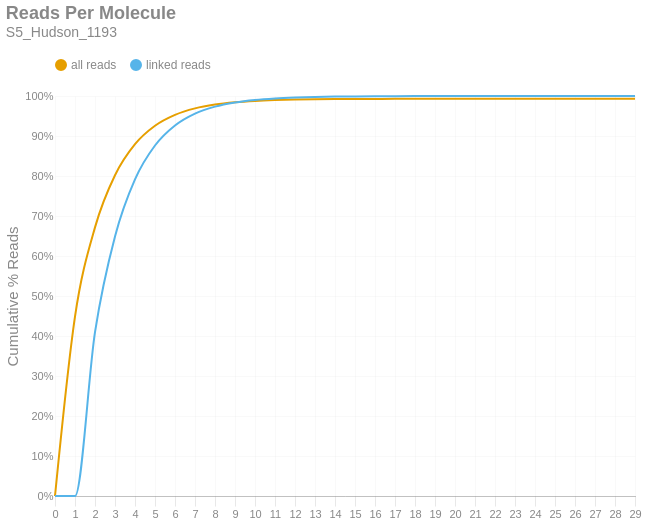

Write notebook code for a chart like this one.
### Markdown cell above
### Reads per Molecule
This chart shows the cumulative distribution of the number of reads per linked molecule. That is, how many alignments are associated with a unique molecule. This excludes the number of reads associated with invalid or absent linked-read barcodes. The `linked` histogram is the percentages recalculated when disregarding singletons.

### Code cell
if SKIPLR:
    print_html(f"Skipped")
else:
    counts = np.bincount(valids['reads'].cast(pl.Int64).to_numpy())
    weighted = counts * np.arange(len(counts))
    all_perc = weighted / n_reads
    linked_perc = weighted / n_linked_reads
    linked_perc[1] = 0
    binned_df = pl.DataFrame({
        'readsper': list(range(len(counts))),
        'all reads (cumsum)': np.cumsum(all_perc).tolist(),
        'linked reads (cumsum)': np.cumsum(linked_perc).tolist(),
    })

    with SafeRender(binned_df):
        (
            density_plot(binned_df, 'Reads Per Molecule', samplename, 'readspmol')
            .encode(
                x=alt.X('readsper:O', title=None).axis(labelAngle=0).scale(padding=0),
                y=alt.Y('value:Q', title='Cumulative % Reads').axis(format='%').stack(False),
                color=alt.Color("key:N").scale(domain=["all reads", "linked reads"]),
                tooltip=[
                    alt.Tooltip("key:N", title="Data Type"),
                    alt.Tooltip("readsper:O", title="Reads Per Molecule"),
                    alt.Tooltip("value:Q", format=".2%", title="% Reads (Cum.)")
                ]            
            )
        ).display()

### Figure 1 — Vega-Lite specification as saved in the notebook (floating-point values rounded to 4 significant figures)
{"width": "container", "height": 400, "config": {"title": {"anchor": "start", "dy": -15, "fontSize": 18, "color": "#888888", "subtitleColor": "#888888", "subtitleFontSize": 14}, "arc": {"fill": "#0072B2"}, "axis": {"domainColor": "#888888", "domainWidth": 0.5, "gridWidth": 0.2, "grid": false, "titleFontWeight": 400, "titleFontSize": 15, "labelFontSize": 11, "labelColor": "#888888", "tickColor": "#888888", "tickWidth": 0.2, "titleColor": "#888888"}, "axisBand": {"grid": false}, "axisX": {"grid": true, "tickSize": 10, "domainCap": "round"}, "axisY": {"domain": false, "grid": true, "tickSize": 0, "domainCap": "round"}, "background": "transparent", "header": {"labelFontSize": 15, "labelColor": "#888888", "titleFontSize": 15, "titleFontWeight": 600, "titleColor": "#888888"}, "legend": {"labelFont": "sans-serif", "labelFontSize": 12, "labelColor": "#888888", "symbolSize": 100, "symbolType": "circle", "titleFontSize": 12, "titlePadding": 10, "titleColor": "#888888", "title": null, "orient": "top"}, "range": {"category": ["#E69F00", "#56B4E9", "#009E73", "#F0E442", "#0072B2", "#D55E00", "#CC79A7", "#000000"], "diverging": ["#cfe8f3", "#a2d4ec", "#73bfe2", "#46abdb", "#1696d2", "#12719e"]}, "area": {"fill": "#0072B2", "fillOpacity": 0.7, "line": true, "strokeOpacity": 0.7}, "line": {"color": "#0072B2", "stroke": "#0072B2", "strokeWidth": 2}, "trail": {"color": "#0072B2", "stroke": "#0072B2", "strokeWidth": 0, "size": 1}, "point": {"filled": true, "fillOpacity": 1.0, "size": 95}, "text": {"color": "#888888", "fontSize": 11, "align": "right", "fontWeight": 400, "size": 11}, "bar": {"fill": "#0072B2", "stroke": null}, "view": {"stroke": null, "continuousWidth": 660, "continuousHeight": 400}}, "data": {"name": "data-85dd45528f818729632de483458604df"}, "mark": {"type": "line", "interpolate": "monotone", "point": {"opacity": 0, "size": 275}}, "encoding": {"color": {"field": "key", "scale": {"domain": ["all reads", "linked reads"]}, "type": "nominal"}, "tooltip": [{"field": "key", "title": "Data Type", "type": "nominal"}, {"field": "readsper", "title": "Reads Per Molecule", "type": "ordinal"}, {"field": "value", "format": ".2%", "title": "% Reads (Cum.)", "type": "quantitative"}], "x": {"axis": {"labelAngle": 0}, "field": "readsper", "scale": {"padding": 0}, "title": null, "type": "ordinal"}, "y": {"axis": {"format": "%"}, "field": "value", "stack": false, "title": "Cumulative % Reads", "type": "quantitative"}}, "params": [{"name": "param_c36ac31b6afebe62", "select": {"type": "point", "fields": ["key"]}, "bind": "legend"}], "title": {"text": "Reads Per Molecule", "subtitle": "S5_Hudson_1193"}, "transform": [{"fold": ["all reads (cumsum)", "linked reads (cumsum)"]}, {"calculate": "replace(datum.key, ' (cumsum)', '')", "as": "key"}, {"filter": {"param": "param_c36ac31b6afebe62"}}], "usermeta": {"embedOptions": {"downloadFileName": "S5_Hudson_1193.readspmol"}}, "$schema": "https://vega.github.io/schema/vega-lite/v6.1.0.json", "datasets": {"data-85dd45528f818729632de483458604df": [{"readsper": 0, "all reads (cumsum)": 0.0, "linked reads (cumsum)": 0.0}, {"readsper": 1, "all reads (cumsum)": 0.4487, "linked reads (cumsum)": 0.0}, {"readsper": 2, "all reads (cumsum)": 0.6716, "linked reads (cumsum)": 0.4095}, {"readsper": 3, "all reads (cumsum)": 0.8019, "linked reads (cumsum)": 0.6489}, {"readsper": 4, "all reads (cumsum)": 0.8796, "linked reads (cumsum)": 0.7916}, {"readsper": 5, "all reads (cumsum)": 0.9257, "linked reads (cumsum)": 0.8763}, {"readsper": 6, "all reads (cumsum)": 0.9529, "linked reads (cumsum)": 0.9263}, {"readsper": 7, "all reads (cumsum)": 0.9691, "linked reads (cumsum)": 0.956}, {"readsper": 8, "all reads (cumsum)": 0.9786, "linked reads (cumsum)": 0.9735}, {"readsper": 9, "all reads (cumsum)": 0.9843, "linked reads (cumsum)": 0.984}, {"readsper": 10, "all reads (cumsum)": 0.9877, "linked reads (cumsum)": 0.9903}, {"readsper": 11, "all reads (cumsum)": 0.9898, "linked reads (cumsum)": 0.994}, {"readsper": 12, "all reads (cumsum)": 0.991, "linked reads (cumsum)": 0.9963}, {"readsper": 13, "all reads (cumsum)": 0.9918, "linked reads (cumsum)": 0.9977}, {"readsper": 14, "all reads (cumsum)": 0.9922, "linked reads (cumsum)": 0.9985}, {"readsper": 15, "all reads (cumsum)": 0.9925, "linked reads (cumsum)": 0.9991}, {"readsper": 16, "all reads (cumsum)": 0.9927, "linked reads (cumsum)": 0.9994}, {"readsper": 17, "all reads (cumsum)": 0.9928, "linked reads (cumsum)": 0.9996}, {"readsper": 18, "all reads (cumsum)": 0.9929, "linked reads (cumsum)": 0.9997}, {"readsper": 19, "all reads (cumsum)": 0.993, "linked reads (cumsum)": 0.9998}, {"readsper": 20, "all reads (cumsum)": 0.993, "linked reads (cumsum)": 0.9999}, {"readsper": 21, "all reads (cumsum)": 0.993, "linked reads (cumsum)": 0.9999}, {"readsper": 22, "all reads (cumsum)": 0.993, "linked reads (cumsum)": 0.9999}, {"readsper": 23, "all reads (cumsum)": 0.993, "linked reads (cumsum)": 1.0}, {"readsper": 24, "all reads (cumsum)": 0.993, "linked reads (cumsum)": 1.0}, {"readsper": 25, "all reads (cumsum)": 0.993, "linked reads (cumsum)": 1.0}, {"readsper": 26, "all reads (cumsum)": 0.993, "linked reads (cumsum)": 1.0}, {"readsper": 27, "all reads (cumsum)": 0.993, "linked reads (cumsum)": 1.0}, {"readsper": 28, "all reads (cumsum)": 0.993, "linked reads (cumsum)": 1.0}, {"readsper": 29, "all reads (cumsum)": 0.993, "linked reads (cumsum)": 1.0}]}}
